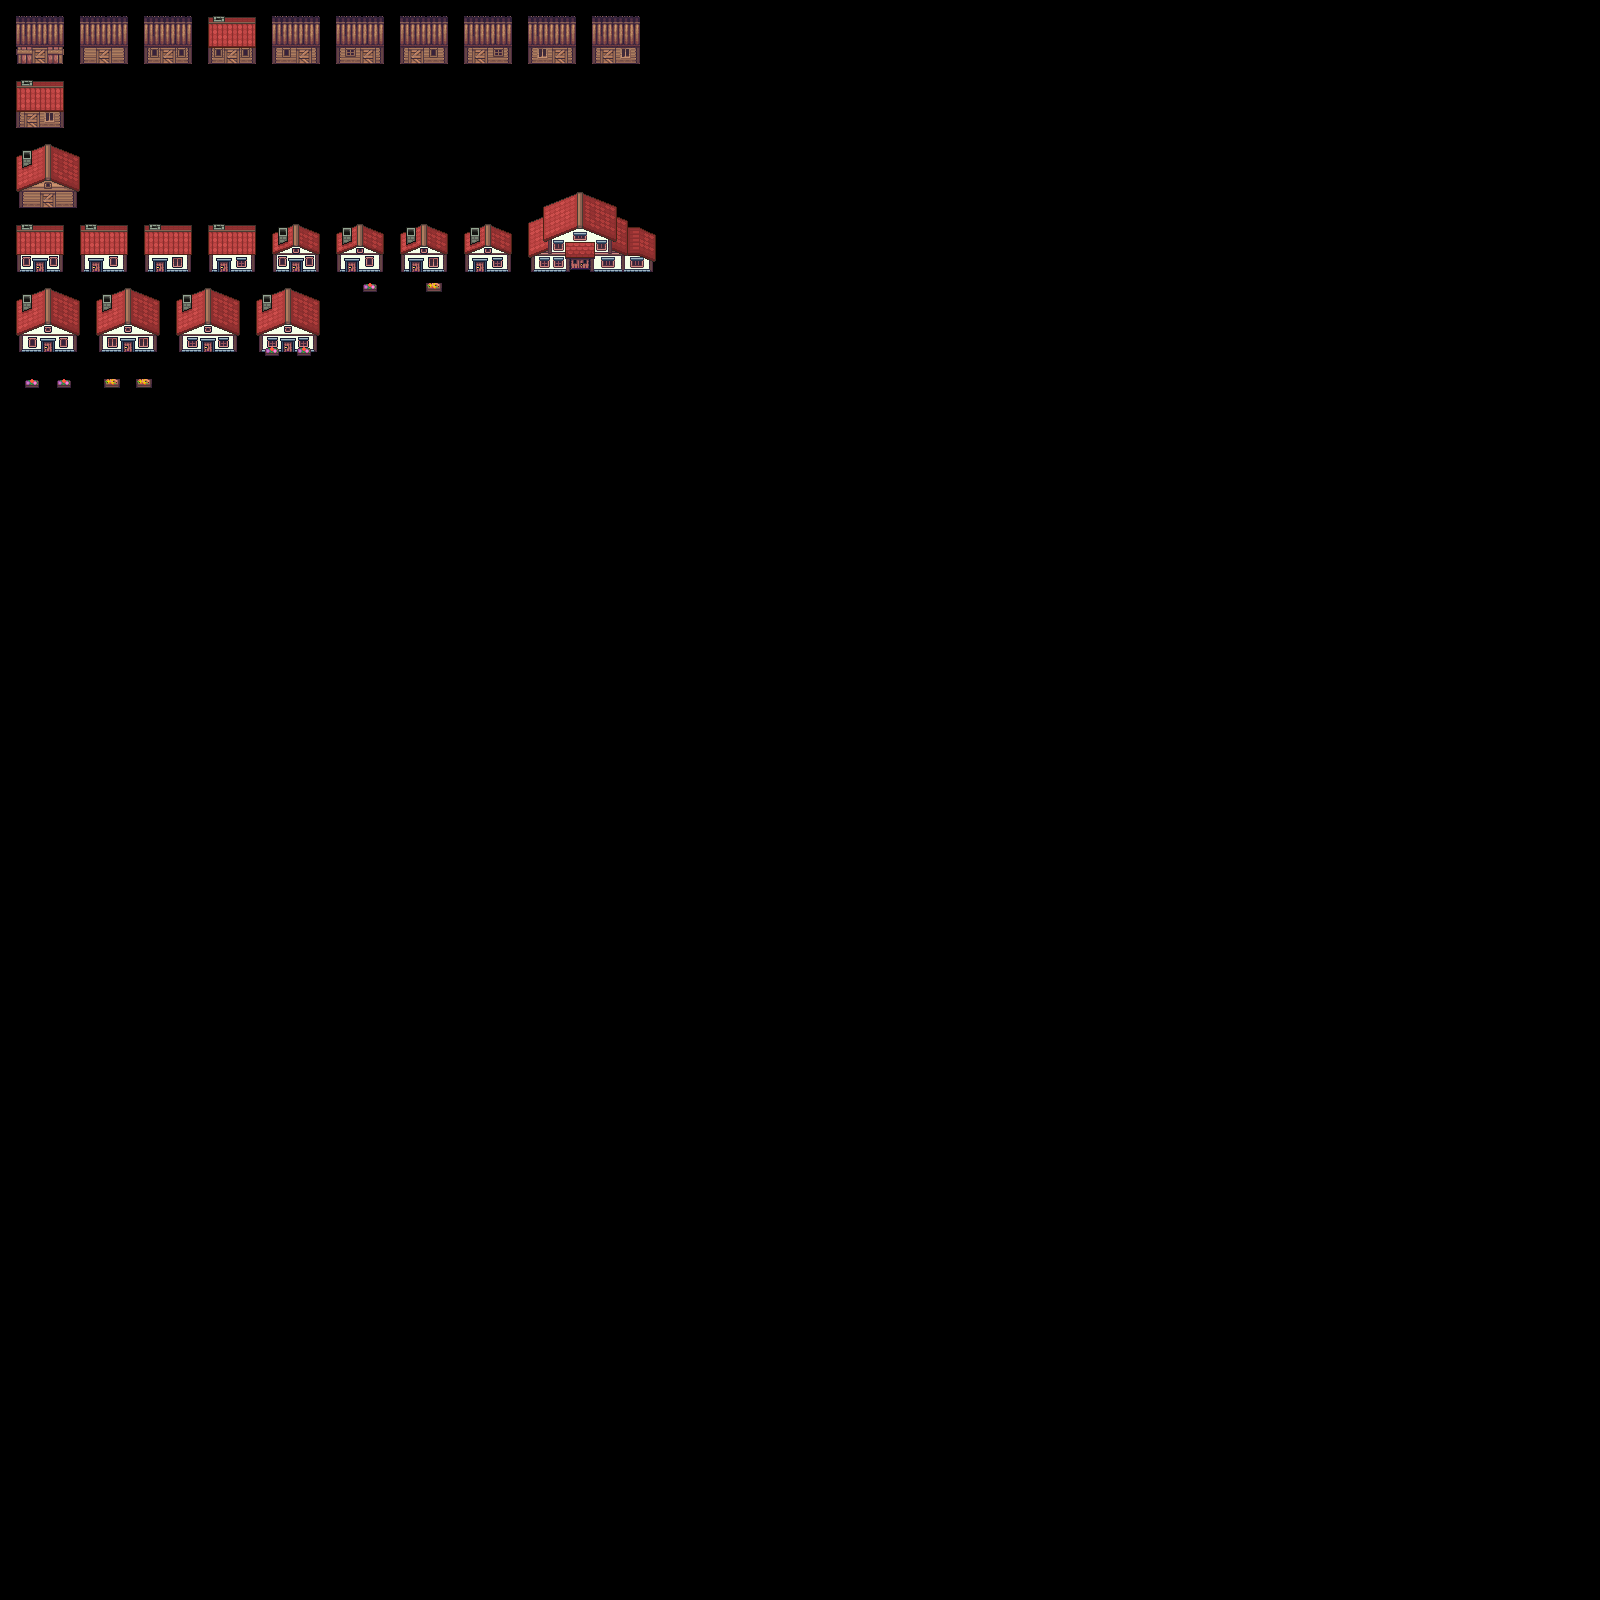

A level layout from a 2D game, rendered from its tile map. Below: a short description, then the map file with tile-grid data replaced by summaries:
An orthogonal 100x100 tile map with 16x16 px tiles, 1 tile layer (Vrstva dlaždic 1), 29 tilesets.

<map version="1.0" tiledversion="1.1.6" orientation="orthogonal" renderorder="right-down" width="100" height="100" tilewidth="16" tileheight="16" infinite="0" nextobjectid="1">
 <tileset firstgid="1" name="farma3" tilewidth="16" tileheight="16" tilecount="9" columns="3">
  <image source="farma3.png" width="48" height="48" />
 </tileset>
 <tileset firstgid="10" name="farma4" tilewidth="16" tileheight="16" tilecount="9" columns="3">
  <image source="farma4.png" width="48" height="48" />
 </tileset>
 <tileset firstgid="19" name="farma4o" tilewidth="16" tileheight="16" tilecount="9" columns="3">
  <image source="farma4o.png" width="48" height="48" />
 </tileset>
 <tileset firstgid="28" name="farma5" tilewidth="16" tileheight="16" tilecount="9" columns="3">
  <image source="farma5.png" width="48" height="48" />
 </tileset>
 <tileset firstgid="37" name="farma6" tilewidth="16" tileheight="16" tilecount="9" columns="3">
  <image source="farma6.png" width="48" height="48" />
 </tileset>
 <tileset firstgid="46" name="farma7" tilewidth="16" tileheight="16" tilecount="9" columns="3">
  <image source="farma7.png" width="48" height="48" />
 </tileset>
 <tileset firstgid="55" name="farma8" tilewidth="16" tileheight="16" tilecount="9" columns="3">
  <image source="farma8.png" width="48" height="48" />
 </tileset>
 <tileset firstgid="64" name="farma9" tilewidth="16" tileheight="16" tilecount="9" columns="3">
  <image source="farma9.png" width="48" height="48" />
 </tileset>
 <tileset firstgid="73" name="farma10" tilewidth="16" tileheight="16" tilecount="9" columns="3">
  <image source="farma10.png" width="48" height="48" />
 </tileset>
 <tileset firstgid="82" name="farma11" tilewidth="16" tileheight="16" tilecount="9" columns="3">
  <image source="farma11.png" width="48" height="48" />
 </tileset>
 <tileset firstgid="91" name="farma5-new" tilewidth="16" tileheight="16" tilecount="9" columns="3">
  <image source="farma5-new.png" width="48" height="48" />
 </tileset>
 <tileset firstgid="100" name="farma12-zak" tilewidth="16" tileheight="16" tilecount="16" columns="4">
  <image source="farma12-zak.png" width="64" height="64" />
 </tileset>
 <tileset firstgid="116" name="farma5-new-vill01" tilewidth="16" tileheight="16" tilecount="9" columns="3">
  <image source="farma5-new-vill01.png" width="48" height="48" />
 </tileset>
 <tileset firstgid="125" name="farma5-new-vill02" tilewidth="16" tileheight="16" tilecount="9" columns="3">
  <image source="farma5-new-vill02.png" width="48" height="48" />
 </tileset>
 <tileset firstgid="134" name="farma5-new-vill03" tilewidth="16" tileheight="16" tilecount="9" columns="3">
  <image source="farma5-new-vill03.png" width="48" height="48" />
 </tileset>
 <tileset firstgid="143" name="farma5-new-vill04" tilewidth="16" tileheight="16" tilecount="9" columns="3">
  <image source="farma5-new-vill04.png" width="48" height="48" />
 </tileset>
 <tileset firstgid="152" name="farma5-new-vill05" tilewidth="16" tileheight="16" tilecount="9" columns="3">
  <image source="farma5-new-vill05.png" width="48" height="48" />
 </tileset>
 <tileset firstgid="161" name="farma5-new-vill06" tilewidth="16" tileheight="16" tilecount="9" columns="3">
  <image source="farma5-new-vill06.png" width="48" height="48" />
 </tileset>
 <tileset firstgid="170" name="farma5-new-vill07" tilewidth="16" tileheight="16" tilecount="9" columns="3">
  <image source="farma5-new-vill07.png" width="48" height="48" />
 </tileset>
 <tileset firstgid="179" name="farma5-new-vill08" tilewidth="16" tileheight="16" tilecount="9" columns="3">
  <image source="farma5-new-vill08.png" width="48" height="48" />
 </tileset>
 <tileset firstgid="188" name="farma12-vill01" tilewidth="16" tileheight="16" tilecount="16" columns="4">
  <image source="farma12-vill01.png" width="64" height="64" />
 </tileset>
 <tileset firstgid="204" name="farma12-vill02" tilewidth="16" tileheight="16" tilecount="16" columns="4">
  <image source="farma12-vill02.png" width="64" height="64" />
 </tileset>
 <tileset firstgid="220" name="farma12-vill03" tilewidth="16" tileheight="16" tilecount="16" columns="4">
  <image source="farma12-vill03.png" width="64" height="64" />
 </tileset>
 <tileset firstgid="236" name="farma12-vill-kofliky01" tilewidth="16" tileheight="16" tilecount="20" columns="4">
  <image source="farma12-vill-kofliky01.png" width="64" height="80" />
 </tileset>
 <tileset firstgid="256" name="farma12-vill03-kofliky" tilewidth="16" tileheight="16" tilecount="20" columns="4">
  <image source="farma12-vill03-kofliky.png" width="64" height="80" />
 </tileset>
 <tileset firstgid="276" name="farma12-vill-kofliky02" tilewidth="16" tileheight="16" tilecount="20" columns="4">
  <image source="farma12-vill-kofliky02.png" width="64" height="80" />
 </tileset>
 <tileset firstgid="296" name="farma5-new-vill08-kofliky01" tilewidth="16" tileheight="16" tilecount="12" columns="3">
  <image source="farma5-new-vill08-kofliky01.png" width="48" height="64" />
 </tileset>
 <tileset firstgid="308" name="farma5-new-vill08-kofliky02" tilewidth="16" tileheight="16" tilecount="12" columns="3">
  <image source="farma5-new-vill08-kofliky02.png" width="48" height="64" />
 </tileset>
 <tileset firstgid="320" name="farma-big-vill" tilewidth="16" tileheight="16" tilecount="56" columns="8">
  <image source="farma-big-vill.png" width="136" height="125" />
 </tileset>
 <layer name="Vrstva dlaždic 1" width="100" height="100">
  <data>[10000 cells, 327 non-empty, 318 distinct tile ids]</data>
 </layer>
</map>
